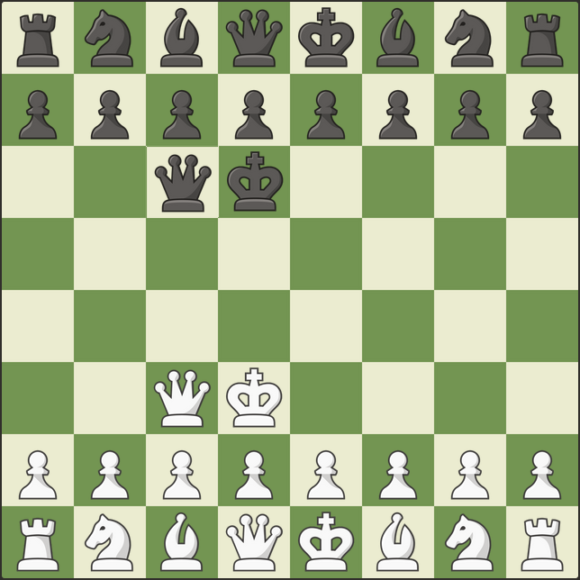
#> input picture startboard.png, 580 x 580 px
$ python init_figures.py
#> lines starting #> are read from the running program, lines starting #| are printed output that depends on the picture; after the words box and inside, x2 and y2 are one past the last pixel; in counts of white or black regions, pixels touching at a corner belong together
import cv2
import numpy as np


# Define piece mappings for FEN notation
piece_map = {
    'p': "black_pawn", 'r': "black_rook", 'n': "black_knight",
    'b': "black_bishop", 'q': "black_queen", 'k': "black_king",
    'P': "white_pawn", 'R': "white_rook", 'N': "white_knight",
    'B': "white_bishop", 'Q': "white_queen", 'K': "white_king",
    ' ': "empty"
}

# Reverse mapping: piece name -> FEN char
fen_map = {v: k for k, v in piece_map.items()}

# Smallest share of a square a real figure covers.  Measured on the green
# lichess theme: pieces occupy 16-40% of their square, while the rank/file
# coordinate labels some boards paint into the corner squares ("a", "1", ...)
# stay below 1%.  Everything below this fraction counts as an empty square,
# which keeps those labels from being matched as pieces.
MIN_FIGURE_FRACTION = 0.05

# Inset of the crop taken from each square, as a fraction of the square size.
# Keeps the border between two squares out of the figure mask.
SQUARE_MARGIN_FRACTION = 3.0 / 72.0


# [16 lines left out: function match_histogram, not called in this run]


def crop_square(gray_image, row, col):
    """
    Crops the square at (row, col) of an 8x8 board, slightly inset.

    Template extraction and recognition must crop identically, otherwise the
    figure masks no longer line up - hence this single helper.  The square size
    is deliberately truncated (width // 8), which shifts the grid slightly up
    and to the left; that keeps the coordinate labels some boards paint into
    the a1/h1 corners out of the crop.
    """
    width = gray_image.shape[1]
    square_size = width // 8
    margin = int(round(square_size * SQUARE_MARGIN_FRACTION))

    x_start = col * square_size + margin
    y_start = row * square_size + margin
    x_end = x_start + square_size - 2 * margin
    y_end = y_start + square_size - 2 * margin

    return gray_image[y_start:y_end, x_start:x_end]


# [5 lines left out: function is_empty_square, not called in this run]


def extract_figure(square_image):
    """
    Extract the piece figure from a square image by isolating foreground
    from the background square.

    Uses adaptive thresholding to separate piece from background.
    """
    # Apply Gaussian blur to reduce noise
    blurred_square = cv2.GaussianBlur(square_image, (5, 5), 0)

    # Apply adaptive thresholding to get a binary image (figure contours)
    binary_square = cv2.adaptiveThreshold(
        blurred_square, 255, cv2.ADAPTIVE_THRESH_GAUSSIAN_C,
        cv2.THRESH_BINARY_INV, 15, 6
    )

    # Find contours of the figure
    contours, _ = cv2.findContours(binary_square, cv2.RETR_EXTERNAL,
                                    cv2.CHAIN_APPROX_SIMPLE)

    # Create a mask of the same size as the square image
    mask = np.zeros_like(binary_square)

    # Fill the detected contours on the mask
    cv2.drawContours(mask, contours, -1, (255), thickness=cv2.FILLED)

    # Erode slightly to remove border artifacts
    kernel = cv2.getStructuringElement(cv2.MORPH_RECT, (3, 3))
    mask = cv2.erode(mask, kernel, iterations=2)

    # Subtract the background using the filled mask
    figure_only = cv2.bitwise_and(square_image, mask)
    return figure_only


def extract_piece_images(image_path, fen):
    """
    Extracts images of chess pieces based on the given FEN string.

    Parameters:
    - image_path: Path to the chessboard image (reference board).
    - fen: FEN string representing the board position.

    Returns:
    - board_size: Tuple (width, height) of the board image.
    - piece_images: Dict mapping piece type names to lists of image patches.
    """
#> called with image_path = 'startboard.png'
    # Load the chessboard image
    image = cv2.imread(image_path)
#> image is the input picture: shape (580, 580, 3); mean B, G, R 142.2, 181.6, 167.4
    if image is None:
        raise FileNotFoundError(f"Image not found at path: {image_path}")

    # Convert the image to grayscale
    gray_image = cv2.cvtColor(image, cv2.COLOR_BGR2GRAY)
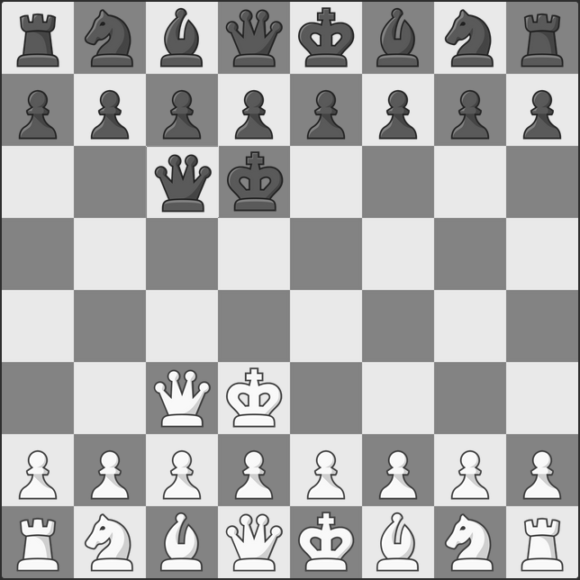
#> gray_image: shape (580, 580); min 29, max 255, mean 173

    height, width = gray_image.shape[:2]
#> height = 580; width = 580

    # Initialize a dictionary to store images of each piece type
    piece_images = {ptype: [] for ptype in piece_map.values()}

    # Split the FEN string into ranks
    ranks = fen.split(' ')[0].split('/')

    # Iterate over the ranks (from top to bottom)
    for rank_idx, rank in enumerate(ranks):
        file_idx = 0
        for char in rank:
            # Extract the square image
            square_image = crop_square(gray_image, rank_idx, file_idx)

            figure_only = extract_figure(square_image)

            if char in piece_map:
                piece_type = piece_map[char]
                piece_images[piece_type].append(figure_only)
                file_idx += 1
            elif char.isdigit():
                piece_images['empty'].append(figure_only)
                file_idx += int(char)
#> this loop made 8 passes
#> pass 1, in extract_figure, `blurred_square = cv2.GaussianBlur(square_image, (5, 5), 0)`:
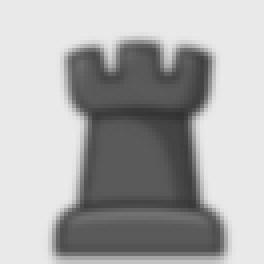
#> blurred_square: shape (66, 66) (shown 4 times larger); min 51, max 233, mean 172.3
#> pass 1, in extract_figure, `binary_square = cv2.adaptiveThreshold( blurred_square, 255, cv2.ADAPTI..`:
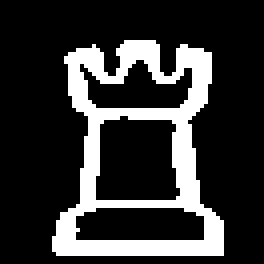
#> binary_square: shape (66, 66) (shown 4 times larger); 20.3% white; 1 white region, box (x1, y1, x2, y2) and area: (13, 10, 56, 64) 885
#> pass 1, in extract_figure, `mask = cv2.erode(mask, kernel, iterations=2)`:
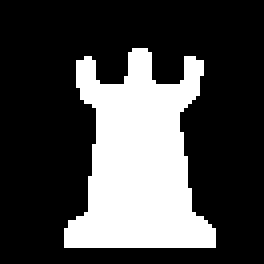
#> mask: shape (66, 66) (shown 4 times larger); 28.1% white; 1 white region, box (x1, y1, x2, y2) and area: (16, 12, 54, 62) 1225
#> pass 1, in extract_figure, `figure_only = cv2.bitwise_and(square_image, mask)`:
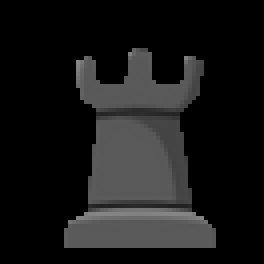
#> figure_only: shape (66, 66) (shown 4 times larger); min 0, max 135, mean 24.3
#> after the loop:
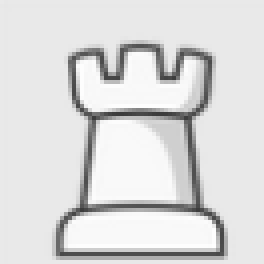
#> square_image: shape (66, 66) (shown 4 times larger); min 59, max 254, mean 219.7

    return (width, height), piece_images


# [109 lines left out: functions calculate_hu_moments, figure_brightness, brightness_threshold, match_figure_by_moments, not called in this run]


def extract_fen_from_image(image_path, templates, player="W", reference_path=None):
    """
    Extracts the FEN string from a board image using figure templates.

    Parameters:
    - image_path: Path to the board image to analyze.
    - templates: Dict of figure templates from extract_piece_images().
    - player: "W" (white at bottom) or "B" (black at bottom).
    - reference_path: Optional path to reference board image for histogram matching.

    Returns:
    - FEN string representing the board position.
    """
    # Load the board image
    image = cv2.imread(image_path)
    if image is None:
        raise FileNotFoundError(f"Image not found at path: {image_path}")

    # Histogram-match to the reference board if provided
    if reference_path is not None:
        reference = cv2.imread(reference_path)
        if reference is not None:
            image = match_histogram(image, reference)

    gray_image = cv2.cvtColor(image, cv2.COLOR_BGR2GRAY)

    # Brightness that tells black figures from white ones (computed once)
    color_threshold = brightness_threshold(templates)

    # Initialize the FEN string components
    fen_rows = []

    # Iterate over each square on the board
    for rank in range(8):
        fen_row = ""
        empty_count = 0

        for file in range(8):
            # Adjust the coordinates for the player perspective
            actual_rank = rank if player == "W" else 7 - rank
            actual_file = file if player == "W" else 7 - file

            # Extract the square image
            square_image = crop_square(gray_image, actual_rank, actual_file)

            # Extract the figure from the square
            figure_only = extract_figure(square_image)

            # Check if the square is empty (or only holds a coordinate label)
            if is_empty_square(figure_only):
                empty_count += 1
            else:
                matched_piece = match_figure_by_moments(figure_only, templates,
                                                        color_threshold)
                if matched_piece and matched_piece in fen_map:
                    fen_char = fen_map[matched_piece]
                    if empty_count > 0:
                        fen_row += str(empty_count)
                        empty_count = 0
                    fen_row += fen_char
                else:
                    empty_count += 1

        # Append remaining empty squares if any
        if empty_count > 0:
            fen_row += str(empty_count)

        # Add the row to the FEN string
        fen_rows.append(fen_row)

    # Join the rows with slashes to form the FEN string
    fen = "/".join(fen_rows)
    return fen


if __name__ == "__main__":
    # Example usage - the FEN has to describe startboard.png exactly, including
    # the extra queens/kings it carries on c6/d6 and c3/d3.
    image_path = "startboard.png"
    fen = "rnbqkbnr/pppppppp/2qk4/8/8/2QK4/PPPPPPPP/RNBQKBNR"

    # Extract piece images based on the FEN string
    board_size, piece_images = extract_piece_images(image_path, fen)
#> board_size = (580, 580); piece_images = 13 items

    # Print the number of images extracted for each piece type
    for piece_type, images in piece_images.items():
        print(f"{piece_type}: {len(images)} images extracted")
#> this loop made 13 passes
#> piece_type on passes 1 to 12: 'black_pawn', 'black_rook', 'black_knight', 'black_bishop', 'black_queen', 'black_king', 'white_pawn', 'white_rook', 'white_knight', 'white_bishop', 'white_queen', 'white_king'
#| black_pawn: 8 images extracted
#| black_rook: 2 images extracted
#| black_knight: 2 images extracted
#| black_bishop: 2 images extracted
#| black_queen: 2 images extracted
#| black_king: 2 images extracted
#| white_pawn: 8 images extracted
#| white_rook: 2 images extracted
#> (further printed lines are left out)

    # Example usage
    # No reference_path here: histogram matching distorts the piece contrast
    # and makes the matching noticeably worse, so the GUI does not use it either.
    new_board_image_path = "extracted_chessboard.png"
    fen = extract_fen_from_image(new_board_image_path, piece_images)
#> (the run stopped early here; a loop or call above may not have finished)
